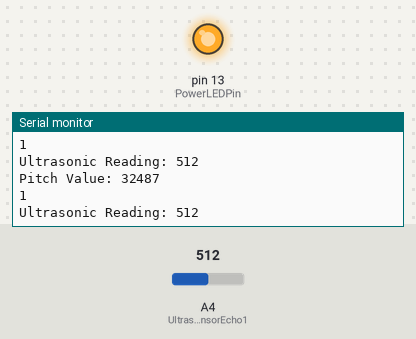
A sketch run on a simulated Arduino Mega 2560, built with avr-gcc and run on an emulated ATmega2560. Parts: output pins drawn as LEDs (lit = HIGH), the last lines printed to the serial monitor. The inputs (shaded band) are chosen by the test bench; at power-on: A4 (UltrasonicSensorEcho1) = 512.

Above: at 1.2 s.
1.3 s: A4 (UltrasonicSensorEcho1) set to 857
At 2.3 s:
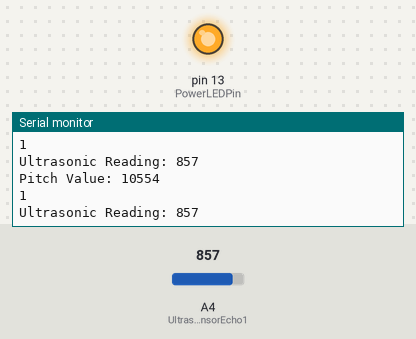
4.3 s: A4 (UltrasonicSensorEcho1) set to 875
At 5.2 s:
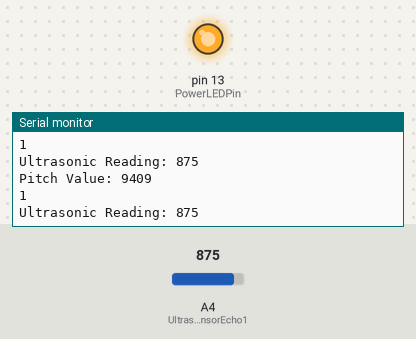
Timing chart, 0 to 7.3 s (numbered marks = the images above; inputs shaded):
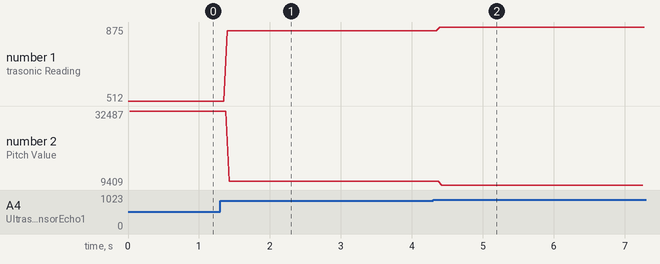

Measured:
- after the input at 1.3 s, the serial monitor: prints a new line after 0.10 s (image 1)
- after the input at 4.3 s, the serial monitor: prints a new line after 0.09 s (image 2)
- plotted number 1: 512 → 857 after the input at 1.3 s, 857 → 875 after the input at 4.3 s
- plotted number 2: 32487 → 10554 after the input at 1.3 s, 10554 → 9409 after the input at 4.3 s

The sketch:

Single_Ultrasonic_Sensor_Collision_Avoidance.ino
```cpp
// ****** Serial Communication Initialization ******
// Define serial ports used
#define MasterSerialPort Serial1

byte OutgoingMessage;

// ****** Ultrasonic Distance Sensor Varible ******
#define UltrasonicSensorEcho1 A4  // This is the echo pin for the ultrasonic sensor

int UltrasonicSenorAnalogValue1; // This hold the analog read value

float UltrasonicSensorVoltage1; // This holds the calcuated

float UltrasonicSensorDistance1;  // This holds the calcuated distance the nearest object is away.

// ****** Collision Avoidance ******
// Value constraints
uint16_t min_pitch_val = -500;
uint16_t max_pitch_val = 0;

uint16_t PitchValue = 1500; // Stores the pitch value to been sent to the Master Teensy

//****** Power LED Initialization ******
const int PowerLEDPin = 13;  // Defines on-board LED pin

void setup() {
  // ******Serial Interface Setup ******
  Serial.begin(9600); // PC serial interface begin, default speed
  MasterSerialPort.begin(9600);  // Teensy serial interface begin, default speed

  // ****** Power LED Setup ******
  pinMode(PowerLEDPin , OUTPUT);
  digitalWrite(PowerLEDPin , HIGH);   // Set the on-board LED high, to indicate the teensy is ON
}

void loop() {
  // Read input from ultrasonic sensor
  UltrasonicSenorAnalogValue1 = analogRead(UltrasonicSensorEcho1);
  Serial.print("Ultrasonic Reading: ");
  Serial.println(UltrasonicSenorAnalogValue1);

  /*
   *  *** Note ***
   * This will probably need to be scaled depending on the resulting movement of the vehicle
   * Probably needs to be moved to function for easy editing, with all sensors using the function
   * May need to including the vehicle movement speed in the calculation.
   *
   * *** Need to test the output ranges and error values ***
   */
  PitchValue = map(UltrasonicSenorAnalogValue1, 0, 1023, min_pitch_val, max_pitch_val);

  PitchValue - max_pitch_val;
  Serial.print("Pitch Value: ");
  Serial.println(PitchValue);


  //OutgoingMessage = ("*");
  //OutgoingMessage =+ (PitchValue);
  //OutgoingMessage =+ ("#");
  //Serial.println(OutgoingMessage);
  //MasterSerialPort.write(OutgoingMessage);


  Serial.println("*" && PitchValue && "#");
  MasterSerialPort.write("*" && PitchValue && "#");

  /*
   *
   *  Analogue Minimum: 0
   *  Analogue Maximum: 1023
   *  Distance Minimum: 0cm
   *  Distance Maximum: 600cm
   *  Min pitch: 1000   Moves max backwards
   *  Max Pitch: 2000   Moves max forwards
   *  Mid point: 1500   No input on pitch axis
   *  Min roll: 1000    Moves max left
   *  Max roll: 2000    Moves max right
   *  Mid pointL: 1500  No input on roll axis
   *
   *  Output for pitch and roll needs to be -500 to 500
   *  So it can be added the the pitch and roll values
   *
   *  Range -500 to 500
   *
   *  Pitch:
   *  0:    No object
   *  -500: Object detected in front, move backwards
   *  500:  Object detected at the rear, move forwards
   *
   *  Roll:
   *  0:    No object
   *  -500: Object detected on the right side, move left
   *  2000  Object detected on the left side, move right
   *
   *  If all the measurement are greater than 6 meters then the outputs will be 0
   *
   */

}
```
